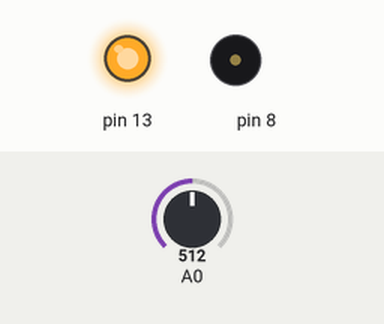
This sketch was run on a simulated Arduino Uno, built with avr-gcc and run on an emulated ATmega328P. On the bench: output pins drawn as LEDs (lit = HIGH), buzzer (waves = sounding). The inputs (shaded band) are chosen by the test bench; at power-on: A0 = 512.

Above: at 0.1 s.
At 5.1 s:
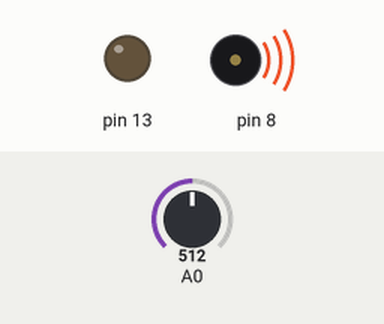
Timing chart, 0 to 6.6 s (numbered marks = the images above):
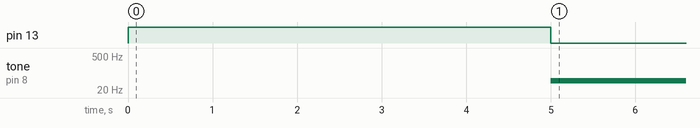

The sketch:

_06_-_Theremin.ino
```cpp
int value = 0;
int minValue = 1023;
int maxValue = 0;

void setup() {
  pinMode(13, OUTPUT);
  digitalWrite(13, HIGH);

  while(millis() < 5000) {
    value = analogRead(A0);

    if(value < minValue)
      minValue = value;
    if(value > maxValue)
      maxValue = value;
  }

  digitalWrite(13, LOW);
}

void loop() {
  value = analogRead(A0);
  int pitch = map(value, minValue, maxValue, 50, 4000);
  tone(8, pitch, 15);
  delay(10);
}
```

Measured:
- by itself, tone on pin 8: silent → 49 Hz at 5.0 s
